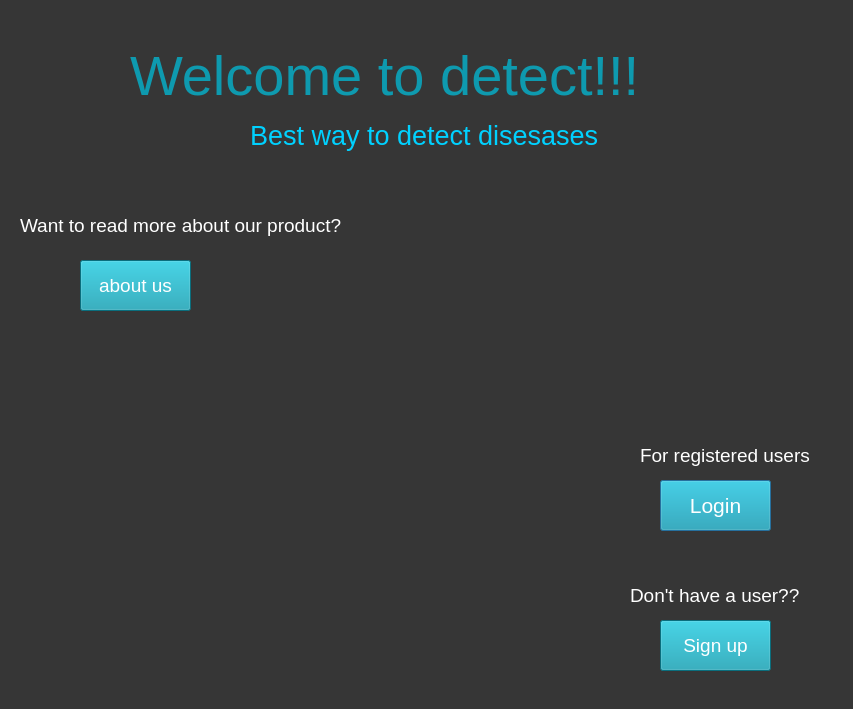
<?xml version="1.0" encoding="UTF-8"?>
<ui version="4.0">
 <class>Dialog</class>
 <widget class="QDialog" name="Dialog">
  <property name="geometry">
   <rect>
    <x>0</x>
    <y>0</y>
    <width>853</width>
    <height>709</height>
   </rect>
  </property>
  <property name="windowTitle">
   <string>Dialog</string>
  </property>
  <property name="styleSheet">
   <string notr="true">background-color: rgb(54, 54, 54);</string>
  </property>
  <widget class="QLabel" name="label">
   <property name="geometry">
    <rect>
     <x>630</x>
     <y>580</y>
     <width>171</width>
     <height>31</height>
    </rect>
   </property>
   <property name="styleSheet">
    <string notr="true">color: rgb(255, 255, 255);
font-size: 14pt </string>
   </property>
   <property name="text">
    <string>Don't have a user??</string>
   </property>
  </widget>
  <widget class="QPushButton" name="pushButton">
   <property name="geometry">
    <rect>
     <x>660</x>
     <y>480</y>
     <width>111</width>
     <height>51</height>
    </rect>
   </property>
   <property name="styleSheet">
    <string notr="true">background-color: rgb(14, 154, 175);
color: rgb(255,255,255);
font-size: 16pt
</string>
   </property>
   <property name="text">
    <string>Login</string>
   </property>
  </widget>
  <widget class="QPushButton" name="pushButton_2">
   <property name="geometry">
    <rect>
     <x>660</x>
     <y>620</y>
     <width>111</width>
     <height>51</height>
    </rect>
   </property>
   <property name="styleSheet">
    <string notr="true">background-color: rgb(14, 154, 175);
color: rgb(255,255,255);
font-size: 14pt
</string>
   </property>
   <property name="text">
    <string>Sign up</string>
   </property>
   <property name="default">
    <bool>false</bool>
   </property>
   <property name="flat">
    <bool>false</bool>
   </property>
  </widget>
  <widget class="QLabel" name="label_4">
   <property name="geometry">
    <rect>
     <x>40</x>
     <y>270</y>
     <width>451</width>
     <height>421</height>
    </rect>
   </property>
   <property name="text">
    <string/>
   </property>
   <property name="pixmap">
    <pixmap>xray1.png</pixmap>
   </property>
  </widget>
  <widget class="QLabel" name="label_2">
   <property name="geometry">
    <rect>
     <x>130</x>
     <y>20</y>
     <width>531</width>
     <height>111</height>
    </rect>
   </property>
   <property name="styleSheet">
    <string notr="true">color: rgb(14, 154, 175);
font-size: 42pt </string>
   </property>
   <property name="text">
    <string>Welcome to detect!!!</string>
   </property>
  </widget>
  <widget class="QLabel" name="label_3">
   <property name="geometry">
    <rect>
     <x>660</x>
     <y>20</y>
     <width>131</width>
     <height>101</height>
    </rect>
   </property>
   <property name="text">
    <string/>
   </property>
   <property name="pixmap">
    <pixmap>AI2.png</pixmap>
   </property>
  </widget>
  <widget class="QLabel" name="label_5">
   <property name="geometry">
    <rect>
     <x>20</x>
     <y>210</y>
     <width>331</width>
     <height>31</height>
    </rect>
   </property>
   <property name="styleSheet">
    <string notr="true">color: rgb(255, 255, 255);
font-size: 14pt </string>
   </property>
   <property name="text">
    <string>Want to read more about our product?</string>
   </property>
  </widget>
  <widget class="QPushButton" name="pushButton_3">
   <property name="geometry">
    <rect>
     <x>80</x>
     <y>260</y>
     <width>111</width>
     <height>51</height>
    </rect>
   </property>
   <property name="styleSheet">
    <string notr="true">background-color: rgb(14, 154, 175);
color: rgb(255,255,255);
font-size: 14pt
</string>
   </property>
   <property name="text">
    <string>about us</string>
   </property>
   <property name="default">
    <bool>false</bool>
   </property>
   <property name="flat">
    <bool>false</bool>
   </property>
  </widget>
  <widget class="QLabel" name="label_6">
   <property name="geometry">
    <rect>
     <x>250</x>
     <y>120</y>
     <width>351</width>
     <height>31</height>
    </rect>
   </property>
   <property name="styleSheet">
    <string notr="true">color: rgb(0, 209, 255);
font-size: 20pt 
</string>
   </property>
   <property name="text">
    <string>Best way to detect disesases</string>
   </property>
  </widget>
  <widget class="QLabel" name="label_7">
   <property name="geometry">
    <rect>
     <x>370</x>
     <y>160</y>
     <width>311</width>
     <height>291</height>
    </rect>
   </property>
   <property name="text">
    <string/>
   </property>
   <property name="pixmap">
    <pixmap>pic2.png</pixmap>
   </property>
  </widget>
  <widget class="QLabel" name="label_8">
   <property name="geometry">
    <rect>
     <x>640</x>
     <y>440</y>
     <width>171</width>
     <height>31</height>
    </rect>
   </property>
   <property name="styleSheet">
    <string notr="true">color: rgb(255, 255, 255);
font-size: 14pt </string>
   </property>
   <property name="text">
    <string>For registered users</string>
   </property>
  </widget>
  <zorder>label_2</zorder>
  <zorder>label</zorder>
  <zorder>pushButton</zorder>
  <zorder>pushButton_2</zorder>
  <zorder>label_3</zorder>
  <zorder>label_5</zorder>
  <zorder>label_6</zorder>
  <zorder>label_4</zorder>
  <zorder>pushButton_3</zorder>
  <zorder>label_7</zorder>
  <zorder>label_8</zorder>
 </widget>
 <resources/>
 <connections/>
</ui>
